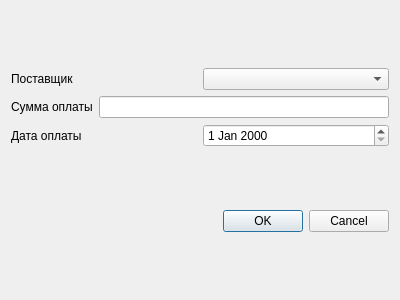
<?xml version="1.0" encoding="UTF-8"?>
<ui version="4.0">
 <class>AddCreditDialog</class>
 <widget class="QDialog" name="AddCreditDialog">
  <property name="geometry">
   <rect>
    <x>0</x>
    <y>0</y>
    <width>400</width>
    <height>300</height>
   </rect>
  </property>
  <property name="windowTitle">
   <string>Dialog</string>
  </property>
  <layout class="QVBoxLayout" name="verticalLayout_2">
   <item>
    <layout class="QVBoxLayout" name="verticalLayout">
     <item>
      <layout class="QHBoxLayout" name="horizontalLayout_3">
       <item>
        <widget class="QLabel" name="label_3">
         <property name="text">
          <string>Поставщик</string>
         </property>
        </widget>
       </item>
       <item>
        <widget class="QComboBox" name="comboBox"/>
       </item>
      </layout>
     </item>
     <item>
      <layout class="QHBoxLayout" name="horizontalLayout">
       <item>
        <widget class="QLabel" name="label">
         <property name="text">
          <string>Сумма оплаты</string>
         </property>
        </widget>
       </item>
       <item>
        <widget class="QLineEdit" name="summaedit">
         <property name="inputMethodHints">
          <set>Qt::ImhExclusiveInputMask</set>
         </property>
        </widget>
       </item>
      </layout>
     </item>
     <item>
      <layout class="QHBoxLayout" name="horizontalLayout_2">
       <item>
        <widget class="QLabel" name="label_2">
         <property name="text">
          <string>Дата оплаты</string>
         </property>
        </widget>
       </item>
       <item>
        <widget class="QDateEdit" name="dateEdit"/>
       </item>
      </layout>
     </item>
    </layout>
   </item>
   <item>
    <widget class="QDialogButtonBox" name="buttonBox">
     <property name="orientation">
      <enum>Qt::Horizontal</enum>
     </property>
     <property name="standardButtons">
      <set>QDialogButtonBox::Cancel|QDialogButtonBox::Ok</set>
     </property>
    </widget>
   </item>
  </layout>
 </widget>
 <resources/>
 <connections>
  <connection>
   <sender>buttonBox</sender>
   <signal>accepted()</signal>
   <receiver>AddCreditDialog</receiver>
   <slot>accept()</slot>
   <hints>
    <hint type="sourcelabel">
     <x>248</x>
     <y>254</y>
    </hint>
    <hint type="destinationlabel">
     <x>157</x>
     <y>274</y>
    </hint>
   </hints>
  </connection>
  <connection>
   <sender>buttonBox</sender>
   <signal>rejected()</signal>
   <receiver>AddCreditDialog</receiver>
   <slot>reject()</slot>
   <hints>
    <hint type="sourcelabel">
     <x>316</x>
     <y>260</y>
    </hint>
    <hint type="destinationlabel">
     <x>286</x>
     <y>274</y>
    </hint>
   </hints>
  </connection>
 </connections>
</ui>
